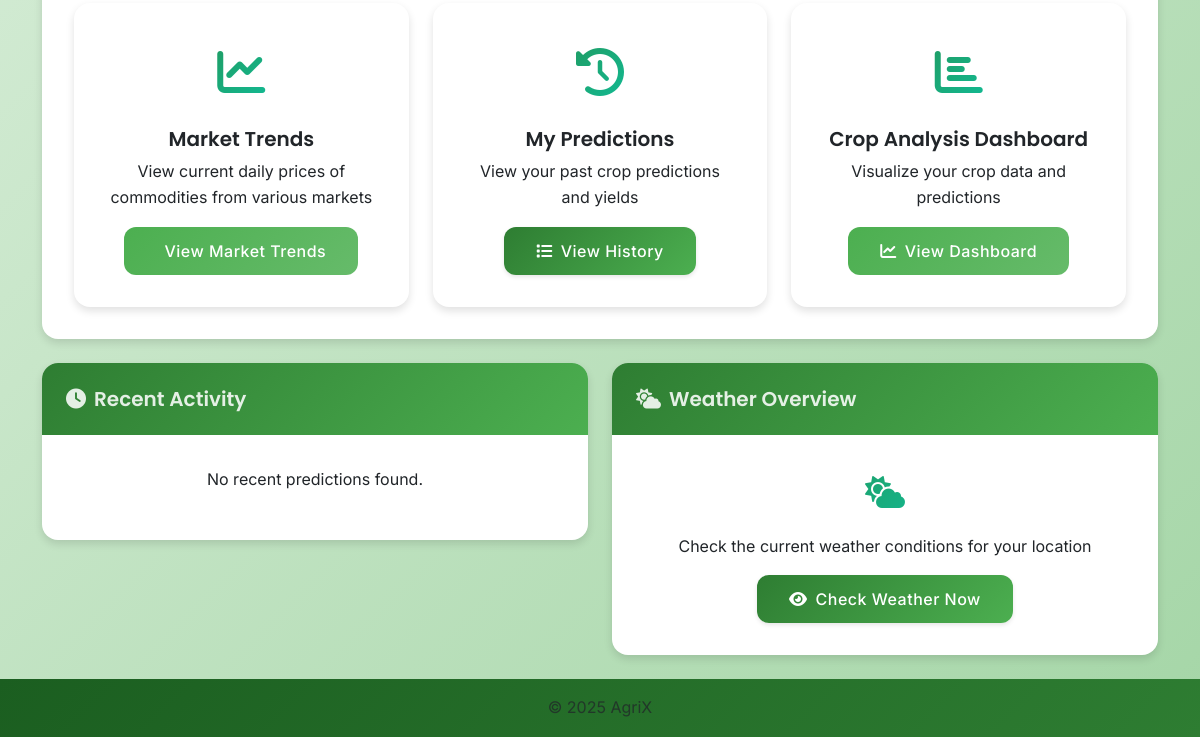
/dashboard (signed in, lower part), run on an earlier commit of the app's database.
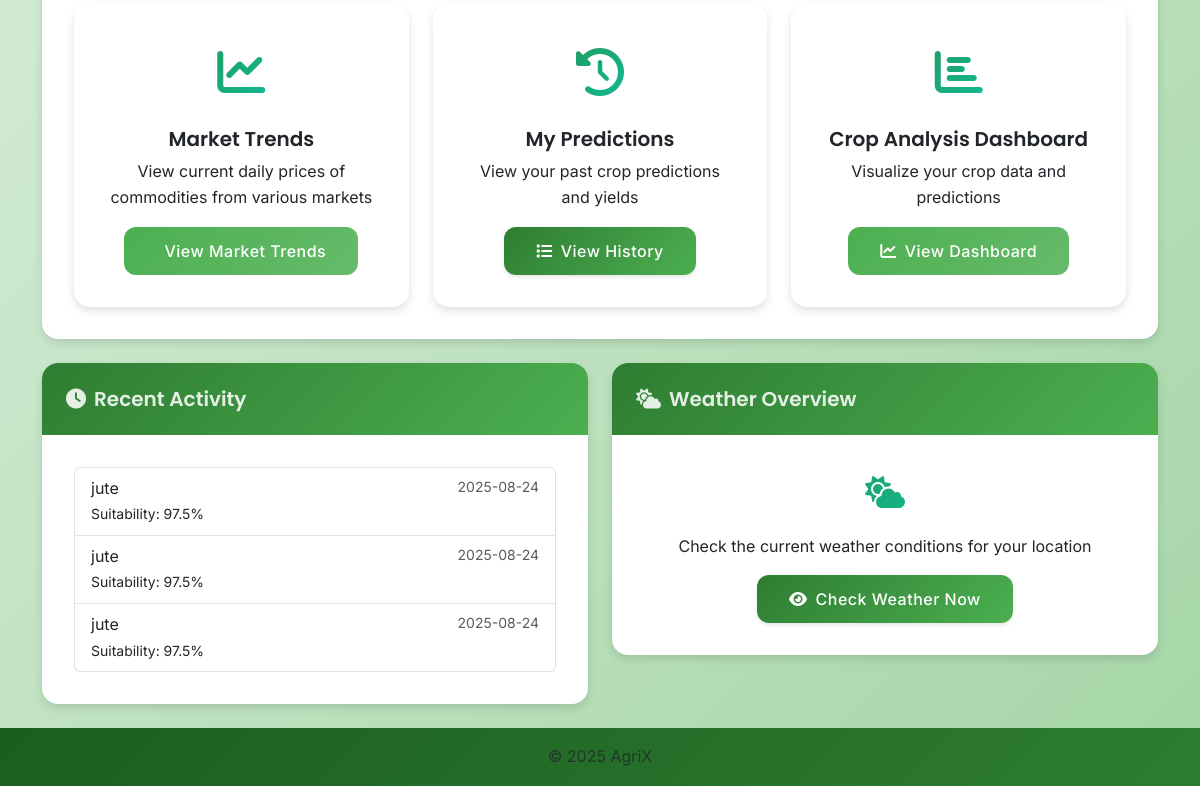
And on a later commit of the database.
### models.py (models this page shows, shortened)
class CropPrediction(db.Model):
    __table_args__ = {'extend_existing': True}
    id = db.Column(db.Integer, primary_key=True)
    user_id = db.Column(db.Integer, db.ForeignKey('user.id'), nullable=False)
    created_at = db.Column(db.DateTime, default=datetime.utcnow)
    nitrogen = db.Column(db.Float)
    phosphorus = db.Column(db.Float)
    potassium = db.Column(db.Float)
    rainfall = db.Column(db.Float)
    temperature = db.Column(db.Float)
    humidity = db.Column(db.Float)
    ph = db.Column(db.Float)
    suitability_score = db.Column(db.Float)
    estimated_yield = db.Column(db.Float)
    recommended_crop = db.Column(db.String(100))
    recommendations = db.Column(db.Text)
    crop_type = db.Column(db.String(100), nullable=False)
    season = db.Column(db.String(50))
    area = db.Column(db.Float)
    soil_type = db.Column(db.String(50))
    prediction_result = db.Column(db.Text)
    yield_estimation = db.Column(db.Text)

### routes.py (the view)
@main_bp.route('/dashboard')
@login_required
def dashboard():
    try:
        predictions = CropPrediction.query.filter_by(user_id=current_user.id).order_by(CropPrediction.created_at.desc()).limit(5).all()
        return render_template('dashboard.html', predictions=predictions)
    except Exception as e:
        print(f"Dashboard error: {str(e)}")
        return render_template('dashboard.html', predictions=[])

### __init__.py (called while the page is built)
def create_app(config_class=Config):
    app = Flask(__name__)
    app.config.from_object(config_class)
    db.init_app(app)
    migrate.init_app(app, db)
    login.init_app(app)
    from routes import main_bp
    app.register_blueprint(main_bp)
    from models import User
    @login.user_loader
    def load_user(id):
        return User.query.get(int(id))
    return app

### templates/dashboard.html (shortened to what this page needs)
{% extends "base.html" %}
{% block content %}
<div class="row mb-4">
    <div class="col-md-12">
        <div class="card">
            <div class="card-body">
                <div class="row row-cols-1 row-cols-md-3 g-4 stagger-animation">
                    <div class="col">
                        <div class="card h-100 dashboard-card">
                            <div class="card-body text-center">
                                <div class="dashboard-icon">
                                    <i class="fas fa-chart-line"></i>
                                </div>
                                <h5 class="card-title">Market Trends</h5>
                                <p class="card-text">View current daily prices of commodities from various markets</p>
                                <a href="{{ url_for('main.market_trends') }}" class="btn btn-success">
                                    View Market Trends
                                </a>
                            </div>
                        </div>
                    </div>
                    <div class="col">
                        <div class="card h-100 dashboard-card">
                            <div class="card-body text-center">
                                <div class="dashboard-icon">
                                    <i class="fas fa-history"></i>
                                </div>
                                <h5 class="card-title">My Predictions</h5>
                                <p class="card-text">View your past crop predictions and yields</p>
                                <a href="{{ url_for('main.predictions') }}" class="btn btn-primary">
                                    <i class="fas fa-list me-2"></i>View History
                                </a>
                            </div>
                        </div>
                    </div>
                    <div class="col">
                        <div class="card h-100 dashboard-card">
                            <div class="card-body text-center">
                                <div class="dashboard-icon">
                                    <i class="fas fa-chart-bar"></i>
                                </div>
                                <h5 class="card-title">Crop Analysis Dashboard</h5>
                                <p class="card-text">Visualize your crop data and predictions</p>
                                <a href="{{ url_for('main.crop_dashboard') }}" class="btn btn-success">
                                    <i class="fas fa-chart-line me-2"></i>View Dashboard
                                </a>
                            </div>
                        </div>
                    </div>
                </div>
            </div>
        </div>
    </div>
</div>
<div class="row animate-fade-up">
    <div class="col-md-6">
        <div class="card">
            <div class="card-header">
                <h5 class="card-title mb-0">
                    <i class="fas fa-clock me-2"></i>Recent Activity
                </h5>
            </div>
            <div class="card-body">
                {% if predictions|length > 0 %}
    <ul class="list-group">
        {% for prediction in predictions[:3] %}
            <li class="list-group-item">
                <div class="d-flex justify-content-between">
                    <span>{{ prediction.recommended_crop }}</span>
                    <small class="text-muted">{{ prediction.created_at.strftime('%Y-%m-%d') }}</small>
                </div>
                <small>Suitability: {{ prediction.suitability_score }}%</small>
            </li>
        {% endfor %}
    </ul>
{% else %}
    <p class="text-center">No recent predictions found.</p>
{% endif %}
            </div>
        </div>
    </div>
    <div class="col-md-6">
        <div class="card">
            <div class="card-header">
                <h5 class="card-title mb-0">
                    <i class="fas fa-cloud-sun me-2"></i>Weather Overview
                </h5>
            </div>
            <div class="card-body text-center">
                <div class="dashboard-icon" style="font-size: 2rem; margin-bottom: 1rem;">
                    <i class="fas fa-cloud-sun"></i>
                </div>
                <p>Check the current weather conditions for your location</p>
                <a href="{{ url_for('main.weather') }}" class="btn btn-primary">
                    <i class="fas fa-eye me-2"></i>Check Weather Now
                </a>
            </div>
        </div>
    </div>
</div>
{% endblock %}

### templates/base.html (shortened to what this page needs)
<!DOCTYPE html>
<html lang="en">
<head>
    <link href="https://cdn.jsdelivr.net/npm/bootstrap@5.3.0-alpha1/dist/css/bootstrap.min.css" rel="stylesheet">
    <link rel="stylesheet" href="https://cdnjs.cloudflare.com/ajax/libs/font-awesome/6.0.0/css/all.min.css">
    <link rel="stylesheet" href="{{ url_for('static', filename='css/styles.css') }}">
</head>
<body>
    <main class="container my-4">
        {% block content %}{% endblock %}
    </main>
    <footer class="footer mt-auto py-3 bg-light">
        <div class="container text-center">
            <span class="text-muted">© 2025 AgriX</span>
        </div>
    </footer>
</body>
</html>

### static/css/styles.css (style rules this page uses)
:root { --primary-color: #2E7D32; --primary-light: #4CAF50; --primary-dark: #1B5E20; --secondary-color: #FFC107; --accent-color: #03DAC6; --error-color: #F44336; --warning-color: #FF9800; --success-color: #4CAF50; --info-color: #2196F3; --text-primary: #212121; --text-secondary: #757575; --text-light: rgba(255, 255, 255, 0.87); --bg-primary: #FAFAFA; --bg-secondary: #FFFFFF; --bg-accent: linear-gradient(135deg, #E8F5E9 0%, #C8E6C9 50%, #A5D6A7 100%); --shadow-sm: 0 2px 4px rgba(0,0,0,0.1); --shadow-md: 0 4px 8px rgba(0,0,0,0.12); --shadow-lg: 0 8px 16px rgba(0,0,0,0.15); --shadow-xl: 0 12px 24px rgba(0,0,0,0.18); --border-radius-sm: 8px; --border-radius-md: 12px; --border-radius-lg: 16px; --border-radius-xl: 24px; --transition-fast: 200ms ease-in-out; --transition-normal: 300ms ease-in-out; --transition-slow: 500ms ease-in-out; }
* { box-sizing: border-box; }
body { font-family: 'Inter', 'Segoe UI', sans-serif; background: var(--bg-accent); color: var(--text-primary); line-height: 1.6; overflow-x: hidden; }
h1, h2, h3, h4, h5, h6 { font-family: 'Poppins', sans-serif; font-weight: 600; line-height: 1.2; }
.card { border: none; border-radius: var(--border-radius-lg); box-shadow: var(--shadow-md); transition: var(--transition-normal); overflow: hidden; position: relative; background: var(--bg-secondary); }
.card::before { content: ''; position: absolute; top: 0; left: 0; right: 0; height: 4px; background: linear-gradient(90deg, var(--primary-color), var(--accent-color)); transform: scaleX(0); transition: var(--transition-normal); }
.card-header { background: linear-gradient(135deg, var(--primary-color), var(--primary-light)); color: var(--text-light); border: none; padding: 1.5rem; font-weight: 600; }
.card-body { padding: 2rem; }
.btn { border-radius: var(--border-radius-md); font-weight: 500; padding: 0.75rem 2rem; transition: var(--transition-fast); text-transform: none; letter-spacing: 0.5px; position: relative; overflow: hidden; }
.btn::before { content: ''; position: absolute; top: 50%; left: 50%; width: 0; height: 0; background: rgba(255, 255, 255, 0.2); border-radius: 50%; transform: translate(-50%, -50%); transition: var(--transition-normal); }
.btn-primary { background: linear-gradient(135deg, var(--primary-color), var(--primary-light)); border: none; box-shadow: var(--shadow-sm); }
.btn-success { background: linear-gradient(135deg, var(--success-color), #66BB6A); border: none; }
.dashboard-card { transition: var(--transition-normal); cursor: pointer; background: var(--bg-secondary); }
.dashboard-icon { font-size: 3rem; margin-bottom: 1rem; background: linear-gradient(135deg, var(--primary-color), var(--accent-color)); -webkit-background-clip: text; -webkit-text-fill-color: transparent; background-clip: text; transition: var(--transition-normal); }
.footer { background: linear-gradient(135deg, var(--primary-dark), var(--primary-color)); color: var(--text-light); padding: 3rem 0 1rem; margin-top: 4rem; }
.animate-fade-up { animation: fadeInUp 0.6s ease-out; }
.stagger-animation > * { animation: fadeInUp 0.6s ease-out; }

What changed in the data, as far as the page shows it:
added CropPrediction: recommended_crop "jute", created_at "2025-08-24", suitability_score "97.5"
added CropPrediction: recommended_crop "jute", created_at "2025-08-24", suitability_score "97.5"
added CropPrediction: recommended_crop "jute", created_at "2025-08-24", suitability_score "97.5"
Also different on the page:
text no longer shown: "No recent predictions found."
